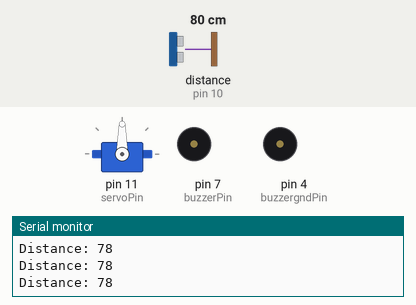
Simulated run of this sketch. Board: Arduino Uno, built with avr-gcc and run on an emulated ATmega328P. Parts: servo, buzzer (waves = sounding, pin HIGH), the last lines printed to the serial monitor. Wiring (inferred from the names in the program): ultrasonic range finder: trigger pin 9; echo pin 10. The inputs (shaded band) are chosen by the test bench; at power-on: distance to the obstacle (sensor on pin 10) 80 cm. The echo pulse lasts 58.3 µs per cm; pins used as bus, display or sensor lines are not drawn.

Above: at 1.2 s.
1.3 s: distance to the obstacle (sensor on pin 10) set to 13 cm
4.3 s: distance to the obstacle (sensor on pin 10) set to 10 cm
At 4.42 s:
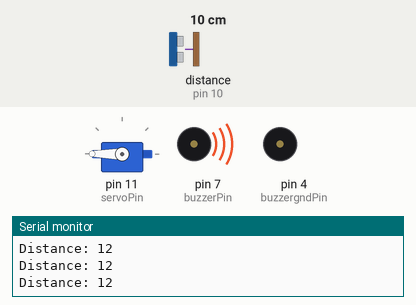
7.3 s: distance to the obstacle (sensor on pin 10) set to 250 cm
At 8.4 s:
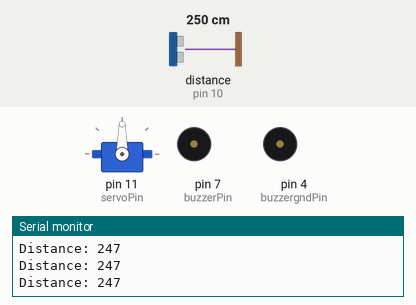
8.8 s: distance to the obstacle (sensor on pin 10) set to 2 cm
At 9.18 s:
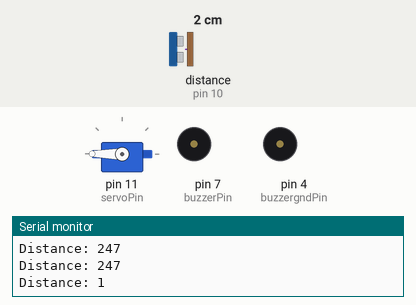
Timing chart, 0 to 12.8 s (numbered marks = the images above; inputs shaded):
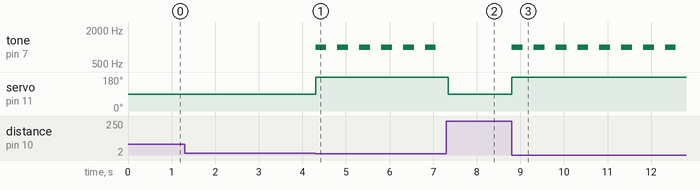

Measured:
- the behaviour switches between 12 and 11 cm on distance to the obstacle (sensor on pin 10) (found by bisection; images 0 and 1)
- after the input at 4.3 s, tone on pin 7 (buzzerPin): alternates 1000 Hz for 0.25 s and silent for 0.25 s, starting at once; servo on pin 11 (servoPin): 90° → 180° at once
- after the input at 7.3 s, tone on pin 7 (buzzerPin): stops changing and stays silent; servo on pin 11 (servoPin): 180° → 90° at once
- after the input at 8.8 s, tone on pin 7 (buzzerPin): alternates 1000 Hz for 0.25 s and silent for 0.25 s, starting at once; servo on pin 11 (servoPin): 90° → 180° at once

The sketch:

task14_CameraClean.ino
```cpp
#include <Servo.h> //舵机头文件

#define trigPin 9  // 超声波传感器的 trig 引脚
#define echoPin 10 // 超声波传感器的 echo 引脚
int state = LOW;
uint16_t get_distence(void)
{

    long duration, distance;
    digitalWrite(trigPin, LOW);  // 发送低电平信号给 trig 引脚
    delayMicroseconds(2);        // 等待2微秒
    digitalWrite(trigPin, HIGH); // 发送高电平信号给 trig 引脚
    delayMicroseconds(10);       // 等待10微秒
    digitalWrite(trigPin, LOW);  // 再次发送低电平信号给 trig 引脚

    duration = pulseIn(echoPin, HIGH); // 读取 echo 引脚的脉冲宽度
    distance = duration * 0.034 / 2;   // 将脉冲宽度转换为距离（单位：厘米）
    return distance;
}

#define servoPin 11 // 舵机的控制引脚
Servo myservo;     // 创建 Servo 对象

#define buzzerPin 7 // 将蜂鸣器连接到Arduino的数字引脚 8
#define buzzergndPin 4 // 将蜂鸣器连接到Arduino的数字引脚
void buzzer_ring05s()
{
    tone(buzzerPin, 1000); // 发出1000Hz的声音
    delay(250);            // 0.25秒
    noTone(buzzerPin);     // 停止发声
    delay(250);            // 0.25秒
}

void setup()
{
    Serial.begin(9600);

    pinMode(buzzerPin, OUTPUT); // 设置蜂鸣器
    pinMode(buzzergndPin, OUTPUT); // 设置蜂鸣器
    digitalWrite(buzzergndPin, LOW);


    pinMode(trigPin, OUTPUT); // 设置超声波传感器
    pinMode(echoPin, INPUT);

    myservo.attach(servoPin); // 附加舵机到指定引脚
    myservo.write(90);        // 舵机不动
}
void loop()
{
    Serial.print("Distance: ");
    Serial.println(get_distence());

    // 根据距离控制蜂鸣器，距离近蜂鸣器报警，且舵机转动打掉遮挡物
    if (get_distence() <= 10)
    {
        myservo.write(180); // 舵机旋转
        buzzer_ring05s();
    }
    else
    {
        myservo.write(90); // 舵机不动
        noTone(buzzerPin); // 停止发声
    }
}
```
